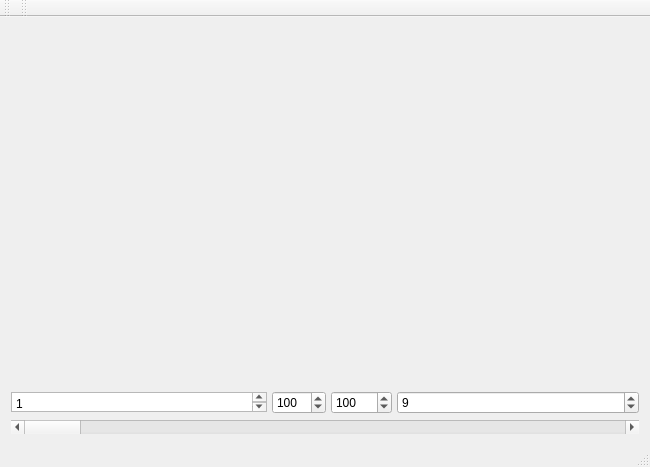
<?xml version="1.0" encoding="UTF-8"?>
<ui version="4.0">
 <class>EEGWindow</class>
 <widget class="QMainWindow" name="EEGWindow">
  <property name="geometry">
   <rect>
    <x>0</x>
    <y>0</y>
    <width>650</width>
    <height>467</height>
   </rect>
  </property>
  <property name="windowTitle">
   <string>EEGWindow</string>
  </property>
  <widget class="QWidget" name="MainWidget">
   <property name="sizePolicy">
    <sizepolicy hsizetype="Expanding" vsizetype="Expanding">
     <horstretch>0</horstretch>
     <verstretch>0</verstretch>
    </sizepolicy>
   </property>
   <layout class="QVBoxLayout" name="verticalLayout">
    <item>
     <layout class="QGridLayout" name="gridLayout">
      <item row="1" column="0">
       <widget class="QCustomPlot" name="plot" native="true">
        <property name="sizePolicy">
         <sizepolicy hsizetype="Expanding" vsizetype="Expanding">
          <horstretch>0</horstretch>
          <verstretch>0</verstretch>
         </sizepolicy>
        </property>
        <property name="maximumSize">
         <size>
          <width>16777215</width>
          <height>16777215</height>
         </size>
        </property>
        <property name="baseSize">
         <size>
          <width>0</width>
          <height>0</height>
         </size>
        </property>
       </widget>
      </item>
     </layout>
    </item>
    <item>
     <layout class="QHBoxLayout" name="controlLayout" stretch="0,0,0,1">
      <property name="spacing">
       <number>5</number>
      </property>
      <property name="sizeConstraint">
       <enum>QLayout::SetMaximumSize</enum>
      </property>
      <property name="leftMargin">
       <number>0</number>
      </property>
      <property name="topMargin">
       <number>0</number>
      </property>
      <item>
       <widget class="QPlainTextEdit" name="samplingRate">
        <property name="enabled">
         <bool>true</bool>
        </property>
        <property name="sizePolicy">
         <sizepolicy hsizetype="Minimum" vsizetype="Minimum">
          <horstretch>0</horstretch>
          <verstretch>0</verstretch>
         </sizepolicy>
        </property>
        <property name="maximumSize">
         <size>
          <width>16777215</width>
          <height>20</height>
         </size>
        </property>
        <property name="toolTip">
         <string>Sampling Frequency</string>
        </property>
        <property name="plainText">
         <string>1</string>
        </property>
       </widget>
      </item>
      <item>
       <widget class="QSpinBox" name="timeSpinBox">
        <property name="maximum">
         <number>1001</number>
        </property>
        <property name="singleStep">
         <number>2</number>
        </property>
        <property name="value">
         <number>100</number>
        </property>
       </widget>
      </item>
      <item>
       <widget class="QSpinBox" name="amplitudeSpinBox">
        <property name="maximum">
         <number>10000</number>
        </property>
        <property name="value">
         <number>100</number>
        </property>
       </widget>
      </item>
      <item>
       <widget class="QSpinBox" name="channelsSpinBox">
        <property name="value">
         <number>9</number>
        </property>
       </widget>
      </item>
     </layout>
    </item>
    <item>
     <widget class="QScrollBar" name="timeScrollBar">
      <property name="singleStep">
       <number>5</number>
      </property>
      <property name="orientation">
       <enum>Qt::Horizontal</enum>
      </property>
     </widget>
    </item>
   </layout>
  </widget>
  <widget class="QMenuBar" name="menuBar">
   <property name="geometry">
    <rect>
     <x>0</x>
     <y>0</y>
     <width>650</width>
     <height>19</height>
    </rect>
   </property>
  </widget>
  <widget class="QToolBar" name="mainToolBar">
   <attribute name="toolBarArea">
    <enum>TopToolBarArea</enum>
   </attribute>
   <attribute name="toolBarBreak">
    <bool>false</bool>
   </attribute>
  </widget>
  <widget class="QStatusBar" name="statusBar"/>
  <widget class="QToolBar" name="toolBar">
   <property name="windowTitle">
    <string>toolBar</string>
   </property>
   <attribute name="toolBarArea">
    <enum>TopToolBarArea</enum>
   </attribute>
   <attribute name="toolBarBreak">
    <bool>false</bool>
   </attribute>
  </widget>
 </widget>
 <layoutdefault spacing="6" margin="11"/>
 <customwidgets>
  <customwidget>
   <class>QCustomPlot</class>
   <extends>QWidget</extends>
   <header location="global">qcustomplot.h</header>
   <container>1</container>
  </customwidget>
 </customwidgets>
 <resources/>
 <connections/>
</ui>
